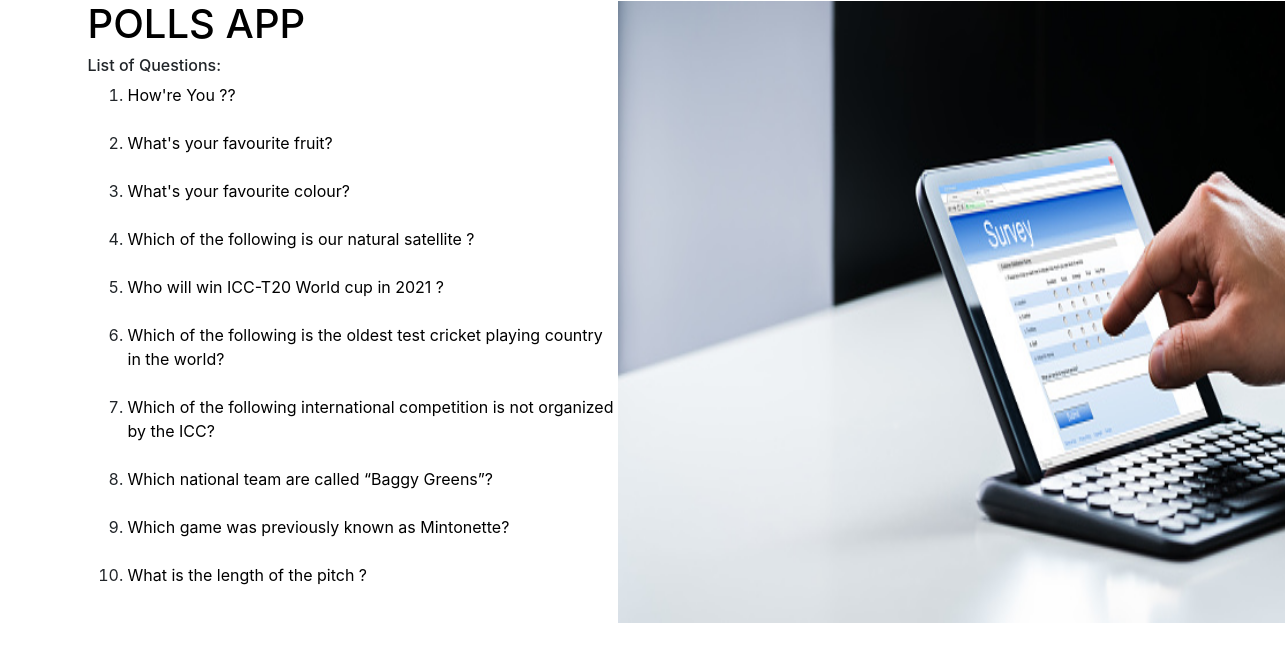
The page / on the database its author committed.
### polls/models.py (models this page shows, shortened)
class Question(models.Model):
    question_text = models.CharField(max_length=500,)
    pub_date = models.DateField(verbose_name='Date Published')

### polls/views.py (the view)
# urls.py: 2. Add a URL to urlpatterns:  path('', views.home, name='home')
def home(request):
    context = {
        'questions': Question.objects.all(),
    }
    return render(request, 'polls/index.html', context)

### polls/templates/polls/index.html (shortened to what this page needs)
{% load static %}
<!DOCTYPE html>
<html lang="en">
<head>
    <link rel="stylesheet" href="{% static 'polls/css/style.css' %}">
    <link rel="stylesheet" href="https://cdn.jsdelivr.net/npm/bootstrap@4.6.0/dist/css/bootstrap.min.css">
    <link rel="stylesheet" href="https://maxcdn.bootstrapcdn.com/bootstrap/4.0.0/css/bootstrap.min.css">
</head>
<body>
    <div class="container" id="home">
    <h1>POLLS APP</h1>
    <h6>List of Questions: </h6>
    <img class="backgroundImg" src="{% static 'polls/images/istockphoto.jpg' %}" alt="background-image">
    {% if questions %}
        <ol class="list">
            {% for q in questions %}
                <li><a href="{% url 'polls-details' q.id %}">{{ q.question_text }}</a></li>
                <br>
            {% endfor %}
        </ol>
    {% else %}
        <p>No Questions Available</p>
    {% endif %}
    </div>
</body>
</html>

### static/polls/css/style.css (style rules this page uses)
li a { color:rgb(0, 0, 0); }
.container h1 { color:rgb(0, 0, 0); }
.backgroundImg { width: 700px !important; height: 622px !important; margin-top: -82px !important; margin-right: -120px !important; float: right; }

### rows shown on the page
Question: question_text "How're You ??"
Question: question_text "What's your favourite fruit?"
Question: question_text "What's your favourite colour?"
Question: question_text "Which of the following is our natural satellite ?"
Question: question_text "Who will win ICC-T20 World cup in 2021 ?"
Question: question_text "Which of the following is the oldest test cricket playing country in the world?"
Question: question_text "Which of the following international competition is not organized by the ICC?"
Question: question_text "Which national team are called “Baggy Greens”?"
Question: question_text "Which game was previously known as Mintonette?"
Question: question_text "What is the length of the pitch ?"
